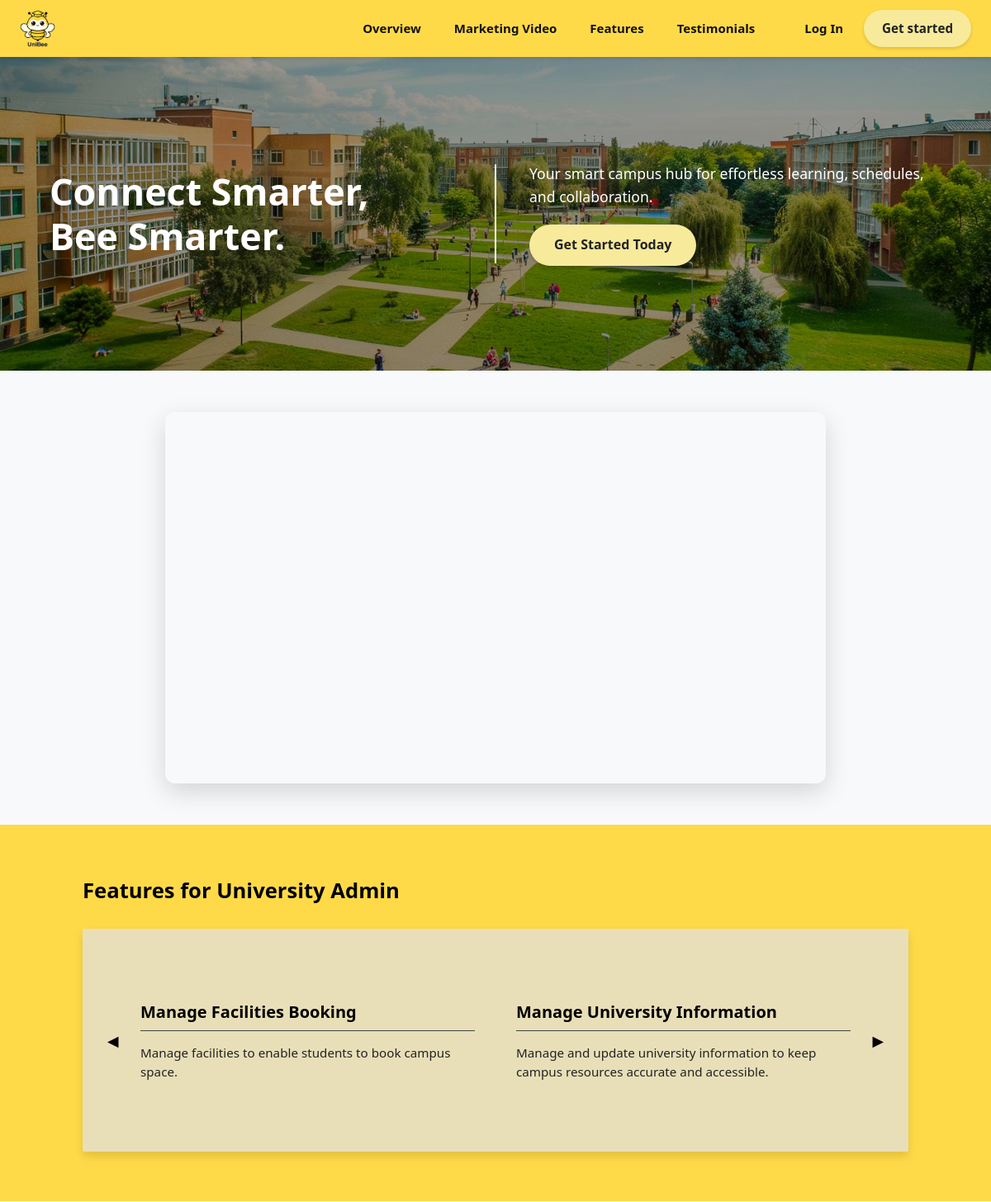
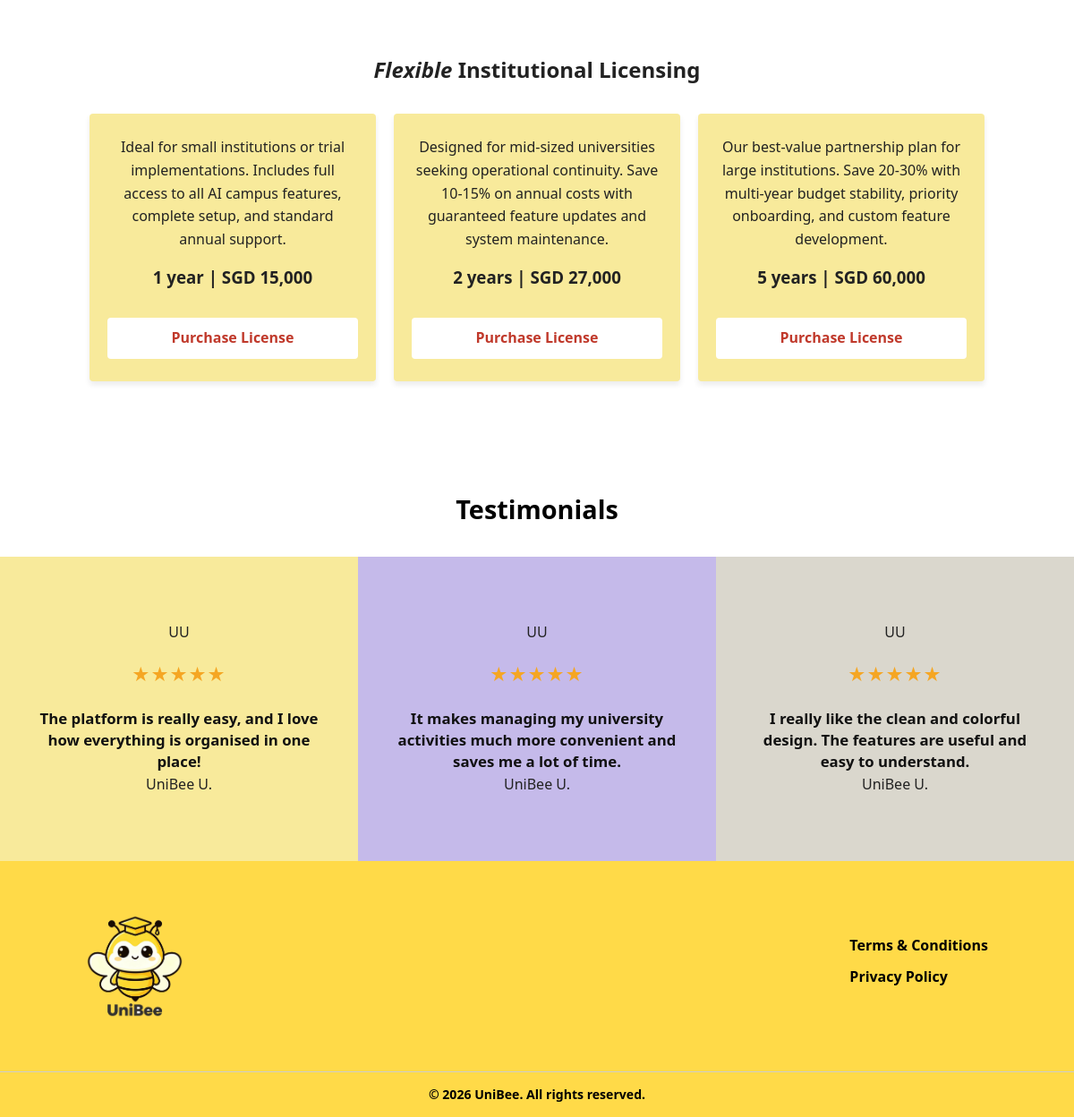
Page /boundary/viewLandingPage.php on the committed database (2 pictures, top to bottom).
### tables this page shows
CREATE TABLE LandingPageContent (
    id INT PRIMARY KEY AUTO_INCREMENT,
    sectionKey VARCHAR(50) NOT NULL UNIQUE,
    title VARCHAR(500),
    subtitle TEXT,
    content TEXT,
    imagePath VARCHAR(500),
    updatedAt DATETIME DEFAULT CURRENT_TIMESTAMP ON UPDATE CURRENT_TIMESTAMP
);

### controller/viewLandingPageController.php (called while the page is built, shortened)
<?php
require_once '../database/database.php';
require_once '../entity/landingPageContent.php';
class ViewLandingPageController
{
    private $db;
    public function __construct()
    {
        $database = new Database();
        $this->db = $database->connect();
    }
    public function getHeroContent()
    {
        try {
            $stmt = $this->db->prepare(
                "SELECT * FROM LandingPageContent WHERE sectionKey = 'hero' LIMIT 1"
            );
            $stmt->execute();
            $row = $stmt->fetch(PDO::FETCH_ASSOC);
            return new LandingPageContent($row);
        } catch (Exception $e) {
            error_log("getHeroContent error: " . $e->getMessage());
            return null;
        }
    }
    public function getFeatureSlides()
    {
        try {
            $stmt = $this->db->prepare(
                "SELECT * FROM LandingPageContent
                 WHERE sectionKey IN ('feature_admin','feature_cc','feature_student','feature_lecturer')
                 ORDER BY FIELD(sectionKey, 'feature_admin','feature_cc','feature_student','feature_lecturer')"
            );
            $stmt->execute();
            $rows = $stmt->fetchAll(PDO::FETCH_ASSOC);
            $slides = [];
            foreach ($rows as $row) {
                $slides[] = new LandingPageContent($row);
            }
            return $slides;
        } catch (Exception $e) {
            error_log("getFeatureSlides error: " . $e->getMessage());
            return [];
        }
    }
    public function getTestimonials()
    {
        $testimonials = [];
        try {
            $stmt = $this->db->prepare(
                "SELECT f.id, f.message, f.rating, f.category, f.createdAt, u.fullName
                 FROM Feedback f
                 JOIN Users u ON f.userId = u.id
                 WHERE f.rating >= 4
                   AND f.message IS NOT NULL
                   AND TRIM(f.message) != ''
                 ORDER BY f.createdAt DESC
                 LIMIT 30"
            );
            $stmt->execute();
            $rows = $stmt->fetchAll(PDO::FETCH_ASSOC);
        } catch (Exception $e) {
            error_log("getTestimonials error: " . $e->getMessage());
        }
        if (empty($testimonials)) {
            $testimonials = [
                ["message" => "The platform is really easy, and I love how everything is organised in one place!", "rating" => 5, "fullName" => "UniBee User", "createdAt" => null],
                ["message" => "It makes managing my university activities much more convenient and saves me a lot of time.", "rating" => 5, "fullName" => "UniBee User", "createdAt" => null],
                ["message" => "I really like the clean and colorful design. The features are useful and easy to understand.", "rating" => 5, "fullName" => "UniBee User", "createdAt" => null]
            ];
        }
        return $testimonials;
    }
}

### database/database.php (called while the page is built, shortened)
<?php
class Database
{
    private $host = 'sql212.infinityfree.com';
    private $dbname = 'if0_43479137_unibee';
    private $username = 'if0_43479137';
    private $password = 'InjO8Pzh9lL';
    public function connect()
    {
        try {
            $this->pdo = new PDO(
                "mysql:host={$this->host};dbname={$this->dbname}",
                $this->username,
                $this->password
            );
            $this->pdo->setAttribute(PDO::ATTR_ERRMODE, PDO::ERRMODE_EXCEPTION);
            return $this->pdo;
        } catch (PDOException $e) {
            die("Database connection failed: " . $e->getMessage());
        }
    }
}

### entity/landingPageContent.php (called while the page is built, shortened)
<?php
require_once __DIR__ . "/../database/database.php";
class LandingPageContent
{
    private $title;
    private $subtitle;
    private $content;
    private $imagePath;
    public function __construct($data = [])
    {
        $this->title = $data['title'] ?? null;
        $this->subtitle = $data['subtitle'] ?? null;
        $this->content = $data['content'] ?? null;
        $this->imagePath = $data['imagePath'] ?? null;
    }
    public function getTitle()
    {
        return $this->title;
    }
    public function getSubtitle()
    {
        return $this->subtitle;
    }
    public function getImagePath()
    {
        return $this->imagePath;
    }
    public function getFeatureBoxes()
    {
        $decoded = json_decode($this->content, true);
        return is_array($decoded) ? $decoded : [];
    }
}

### boundary/viewLandingPage.php (the view, shortened to what this page needs)
<?php
require_once '../controller/viewLandingPageController.php';
$controller = new ViewLandingPageController();
$hero = $controller->getHeroContent();
$featureSlides = $controller->getFeatureSlides();
$testimonials = $controller->getTestimonials();
function cleanInput($data)
{
    return htmlspecialchars(stripslashes(trim($data)));
}
function getDisplayName($fullName)
{
    $parts = preg_split('/\s+/', trim($fullName));
    return $parts[0] . ' ' . strtoupper(substr(end($parts), 0, 1)) . '.';
}
function getInitials($fullName)
{
    $parts = preg_split('/\s+/', trim($fullName));
    return strtoupper(substr($parts[0], 0, 1) . substr(end($parts), 0, 1));
}
?>
<!DOCTYPE html>
<html lang="en">
<head>
    <link rel="stylesheet" href="../style.css">
</head>
<body>
    <header>
        <div class="logo-container">
            <img src="../images/uniBeeLogo.png" alt="UniBee Logo">
        </div>
        <nav class="landing-nav" id="landingNav">
            <a href="#overview">Overview</a>
            <a href="#video">Marketing Video</a>
            <a href="#features">Features</a>
            <a href="#testimonials">Testimonials</a>
            <a href="loginPage.php">Log In</a>
            <a href="universityRegistrationPage.php" class="get-started-btn">Get started</a>
        </nav>
    </header>
    <?php
    $heroTitle = $hero ? $hero->getTitle() : 'Connect Smarter,<br>Bee Smarter.';
    $heroSubtitle = $hero ? $hero->getSubtitle() : 'Your smart campus hub for effortless learning, schedules, and collaboration.';
    $heroImage = $hero ? $hero->getImagePath() : '../images/landingpgCampus.avif';
    ?>
    <section class="hero" id="overview"
        style="background: url('<?php echo htmlspecialchars($heroImage); ?>') center/cover no-repeat;">
        <div class="hero-content">
            <div class="hero-left">
                <h1><?php echo $heroTitle; ?></h1>
            </div>
            <div class="hero-divider"></div>
            <div class="hero-right">
                <p><?php echo htmlspecialchars($heroSubtitle); ?></p>
                <a href="universityRegistrationPage.php" class="btn-primary">Get Started Today</a>
            </div>
        </div>
    </section>
    <section class="marketing-video-section" id="video"
        style="padding: 50px 20px; text-align: center; background-color: #f8f9fa;">
        <div
            style="max-width: 800px; margin: 0 auto; border-radius: 12px; overflow: hidden; box-shadow: 0 10px 30px rgba(0,0,0,0.15); aspect-ratio: 16/9;">
            <iframe width="100%" height="100%"
                src="https://www.youtube.com/embed/BqMPDqsBuW4?autoplay=1&mute=1&loop=1&playlist=BqMPDqsBuW4"
                title="UniBee Marketing Video" frameborder="0"
                allow="accelerometer; autoplay; clipboard-write; encrypted-media; gyroscope; picture-in-picture"
                allowfullscreen>
            </iframe>
        </div>
    </section>
    <section class="features-section" id="features">
        <div class="features-wrapper">
            <?php foreach ($featureSlides as $i => $slide): ?>
                <?php $boxes = $slide->getFeatureBoxes(); ?>
                <div class="role-slide <?php echo $i === 0 ? 'active' : ''; ?>">
                    <h2 class="features-title"><?php echo htmlspecialchars($slide->getTitle()); ?></h2>
                    <div class="features-card">
                        <button class="arrow-btn prev-btn" onclick="changeSlide(-1)">&#9664;</button>
                        <div class="features-grid">
                            <?php foreach ($boxes as $box): ?>
                                <div class="feature-box">
                                    <h3><?php echo htmlspecialchars($box['title'] ?? ''); ?></h3>
                                    <div class="dashed-line"></div>
                                    <p><?php echo htmlspecialchars($box['desc'] ?? ''); ?></p>
                                </div>
                            <?php endforeach; ?>
                        </div>
                        <button class="arrow-btn next-btn" onclick="changeSlide(1)">&#9654;</button>
                    </div>
                </div>
            <?php endforeach; ?>
        </div>
    </section>
    <section class="licensing-section">
        <h2><i>Flexible</i> Institutional Licensing</h2>
        <div class="pricing-grid">
            <div class="price-card">
                <p>Ideal for small institutions or trial implementations. Includes full access to all AI campus
                    features, complete setup, and standard annual support.</p>
                <h3>1 year | SGD 15,000</h3>
                <a href="universityRegistrationPage.php" class="btn-purchase">Purchase License</a>
            </div>
            <div class="price-card">
                <p>Designed for mid-sized universities seeking operational continuity. Save 10-15% on annual costs with
                    guaranteed feature updates and system maintenance.</p>
                <h3>2 years | SGD 27,000</h3>
                <a href="universityRegistrationPage.php" class="btn-purchase">Purchase License</a>
            </div>
            <div class="price-card">
                <p>Our best-value partnership plan for large institutions. Save 20-30% with multi-year budget stability,
                    priority onboarding, and custom feature development.</p>
                <h3>5 years | SGD 60,000</h3>
                <a href="universityRegistrationPage.php" class="btn-purchase">Purchase License</a>
            </div>
        </div>
    </section>
    <section class="testimonials-section" id="testimonials">
        <h2>Testimonials</h2>
        <?php if (empty($testimonials)): ?>
            <p style="text-align: center; color: #64748b; font-size: 16px;">No testimonials available at the moment.</p>
        <?php else: ?>
            <div class="testimonials-grid">
                <?php foreach ($testimonials as $row): ?>
                    <?php
                    $rating = isset($row['rating']) ? (int) $row['rating'] : 5;
                    $name = $row['fullName'] ?? 'UniBee User';
                    ?>
                    <div class="testimonial-card">
                        <div class="testimonial-avatar"><?php echo getInitials($name); ?></div>
                        <div class="stars">
                            <?php echo str_repeat('★', $rating); ?>
                        </div>
                        <p class="testimonial-text"><?php echo cleanInput($row['message'] ?? ''); ?></p>
                        <div class="testimonial-meta">
                            <span class="testimonial-name"><?php echo cleanInput(getDisplayName($name)); ?></span>
                        </div>
                    </div>
                <?php endforeach; ?>
            </div>
        <?php endif; ?>
    </section>
    <footer>
        <div class="footer-main">
            <div class="logo-container">
                <img src="../images/uniBeeLogo.png" alt="UniBee">
            </div>
            <ul class="footer-links">
                <li><a href="termsAndConditionsPage.php">Terms & Conditions</a></li>
                <li><a href="privacyPolicyPage.php">Privacy Policy</a></li>
            </ul>
        </div>
        <div class="footer-bottom-bar">
            &copy; 2026 UniBee. All rights reserved.
        </div>
    </footer>
</body>
</html>

### boundary/viewLandingPage.php (style rules this page uses)
html { scroll-behavior: smooth; }
.landing-nav { display: flex; align-items: center; gap: 10px; }
.landing-nav a:not(.get-started-btn) { color: #111; text-decoration: none; font-weight: 600; font-size: 15px; padding: 8px 15px; border-radius: 6px; transition: all 0.3s ease; }
.landing-nav a[href="loginPage.php"] { margin-left: 20px; }
img { max-width: 100%; }

### rows in the picture
landingpagecontent: imagePath (picture), title "Connect Smarter, Bee Smarter.", subtitle "Your smart campus hub for effortless learning, schedules, and collaboration."
landingpagecontent: title "Features for University Admin", title "Manage Facilities Booking", desc "Manage facilities to enable students to book campus space.", title "Manage University Information", desc "Manage and update university information to keep campus resources accurate and accessible."

### other values in the picture
getInitials($name) "UU"
str_repeat('★', $rating) "★★★★★"
cleanInput($row['message'] ?? '') "The platform is really easy, and I love how everything is organised in one place!"
cleanInput(getDisplayName($name)) "UniBee U."
cleanInput($row['message'] ?? '') "It makes managing my university activities much more convenient and saves me a lot of time."
cleanInput($row['message'] ?? '') "I really like the clean and colorful design. The features are useful and easy to understand."
